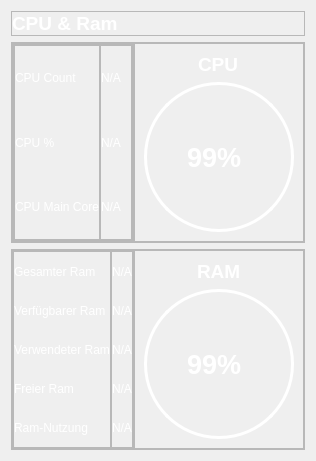
            <widget class="QWidget" name="computer_page">
             <layout class="QVBoxLayout" name="verticalLayout_2">
              <item alignment="Qt::AlignTop">
               <widget class="QFrame" name="frame_24">
                <property name="sizePolicy">
                 <sizepolicy hsizetype="Minimum" vsizetype="Minimum">
                  <horstretch>0</horstretch>
                  <verstretch>0</verstretch>
                 </sizepolicy>
                </property>
                <property name="frameShape">
                 <enum>QFrame::StyledPanel</enum>
                </property>
                <property name="frameShadow">
                 <enum>QFrame::Raised</enum>
                </property>
                <layout class="QHBoxLayout" name="horizontalLayout_19">
                 <property name="spacing">
                  <number>0</number>
                 </property>
                 <property name="leftMargin">
                  <number>0</number>
                 </property>
                 <property name="topMargin">
                  <number>0</number>
                 </property>
                 <property name="rightMargin">
                  <number>0</number>
                 </property>
                 <property name="bottomMargin">
                  <number>0</number>
                 </property>
                 <item>
                  <widget class="QLabel" name="label_50">
                   <property name="font">
                    <font>
                     <pointsize>14</pointsize>
                     <weight>75</weight>
                     <bold>true</bold>
                    </font>
                   </property>
                   <property name="styleSheet">
                    <string notr="true">color: rgb(255, 255, 255);</string>
                   </property>
                   <property name="text">
                    <string>CPU &amp; Ram</string>
                   </property>
                  </widget>
                 </item>
                </layout>
               </widget>
              </item>
              <item>
               <widget class="QFrame" name="cpu_info_frame">
                <property name="sizePolicy">
                 <sizepolicy hsizetype="Expanding" vsizetype="Expanding">
                  <horstretch>0</horstretch>
                  <verstretch>0</verstretch>
                 </sizepolicy>
                </property>
                <property name="frameShape">
                 <enum>QFrame::StyledPanel</enum>
                </property>
                <property name="frameShadow">
                 <enum>QFrame::Raised</enum>
                </property>
                <layout class="QHBoxLayout" name="horizontalLayout_16">
                 <property name="spacing">
                  <number>0</number>
                 </property>
                 <property name="leftMargin">
                  <number>0</number>
                 </property>
                 <property name="topMargin">
                  <number>0</number>
                 </property>
                 <property name="rightMargin">
                  <number>0</number>
                 </property>
                 <property name="bottomMargin">
                  <number>0</number>
                 </property>
                 <item>
                  <widget class="QFrame" name="frame_20">
                   <property name="frameShape">
                    <enum>QFrame::StyledPanel</enum>
                   </property>
                   <property name="frameShadow">
                    <enum>QFrame::Raised</enum>
                   </property>
                   <layout class="QVBoxLayout" name="verticalLayout_20">
                    <property name="spacing">
                     <number>0</number>
                    </property>
                    <property name="leftMargin">
                     <number>0</number>
                    </property>
                    <property name="topMargin">
                     <number>0</number>
                    </property>
                    <property name="rightMargin">
                     <number>0</number>
                    </property>
                    <property name="bottomMargin">
                     <number>0</number>
                    </property>
                    <item>
                     <widget class="QFrame" name="frame_22">
                      <property name="frameShape">
                       <enum>QFrame::StyledPanel</enum>
                      </property>
                      <property name="frameShadow">
                       <enum>QFrame::Raised</enum>
                      </property>
                      <layout class="QHBoxLayout" name="horizontalLayout_17">
                       <property name="spacing">
                        <number>0</number>
                       </property>
                       <property name="leftMargin">
                        <number>0</number>
                       </property>
                       <property name="topMargin">
                        <number>0</number>
                       </property>
                       <property name="rightMargin">
                        <number>0</number>
                       </property>
                       <property name="bottomMargin">
                        <number>0</number>
                       </property>
                       <item>
                        <widget class="QFrame" name="frame_23">
                         <property name="frameShape">
                          <enum>QFrame::StyledPanel</enum>
                         </property>
                         <property name="frameShadow">
                          <enum>QFrame::Raised</enum>
                         </property>
                         <layout class="QVBoxLayout" name="verticalLayout_21">
                          <property name="spacing">
                           <number>0</number>
                          </property>
                          <property name="leftMargin">
                           <number>0</number>
                          </property>
                          <property name="topMargin">
                           <number>0</number>
                          </property>
                          <property name="rightMargin">
                           <number>0</number>
                          </property>
                          <property name="bottomMargin">
                           <number>0</number>
                          </property>
                          <item>
                           <widget class="QLabel" name="label_12">
                            <property name="styleSheet">
                             <string notr="true">color: rgb(255, 255, 255);</string>
                            </property>
                            <property name="text">
                             <string>CPU Count</string>
                            </property>
                           </widget>
                          </item>
                          <item>
                           <widget class="QLabel" name="label_13">
                            <property name="styleSheet">
                             <string notr="true">color: rgb(255, 255, 255);</string>
                            </property>
                            <property name="text">
                             <string>CPU %</string>
                            </property>
                           </widget>
                          </item>
                          <item>
                           <widget class="QLabel" name="label_14">
                            <property name="styleSheet">
                             <string notr="true">color: rgb(255, 255, 255);</string>
                            </property>
                            <property name="text">
                             <string>CPU Main Core</string>
                            </property>
                           </widget>
                          </item>
                         </layout>
                        </widget>
                       </item>
                       <item>
                        <widget class="QFrame" name="frame_25">
                         <property name="frameShape">
                          <enum>QFrame::StyledPanel</enum>
                         </property>
                         <property name="frameShadow">
                          <enum>QFrame::Raised</enum>
                         </property>
                         <layout class="QVBoxLayout" name="verticalLayout_22">
                          <property name="spacing">
                           <number>0</number>
                          </property>
                          <property name="leftMargin">
                           <number>0</number>
                          </property>
                          <property name="topMargin">
                           <number>0</number>
                          </property>
                          <property name="rightMargin">
                           <number>0</number>
                          </property>
                          <property name="bottomMargin">
                           <number>0</number>
                          </property>
                          <item>
                           <widget class="QLabel" name="cpu_count">
                            <property name="styleSheet">
                             <string notr="true">color: rgb(255, 255, 255);</string>
                            </property>
                            <property name="text">
                             <string>N/A</string>
                            </property>
                           </widget>
                          </item>
                          <item>
                           <widget class="QLabel" name="cpu_per">
                            <property name="styleSheet">
                             <string notr="true">color: rgb(255, 255, 255);</string>
                            </property>
                            <property name="text">
                             <string>N/A</string>
                            </property>
                           </widget>
                          </item>
                          <item>
                           <widget class="QLabel" name="cpu_main_core">
                            <property name="styleSheet">
                             <string notr="true">color: rgb(255, 255, 255);</string>
                            </property>
                            <property name="text">
                             <string>N/A</string>
                            </property>
                           </widget>
                          </item>
                         </layout>
                        </widget>
                       </item>
                      </layout>
                     </widget>
                    </item>
                   </layout>
                  </widget>
                 </item>
                 <item alignment="Qt::AlignHCenter">
                  <widget class="QFrame" name="frame_18">
                   <property name="frameShape">
                    <enum>QFrame::StyledPanel</enum>
                   </property>
                   <property name="frameShadow">
                    <enum>QFrame::Raised</enum>
                   </property>
                   <layout class="QVBoxLayout" name="verticalLayout_28">
                    <item alignment="Qt::AlignHCenter">
                     <widget class="QLabel" name="label_20">
                      <property name="font">
                       <font>
                        <pointsize>14</pointsize>
                        <weight>75</weight>
                        <bold>true</bold>
                       </font>
                      </property>
                      <property name="styleSheet">
                       <string notr="true">color: rgb(255, 255, 255);</string>
                      </property>
                      <property name="text">
                       <string>CPU</string>
                      </property>
                     </widget>
                    </item>
                    <item>
                     <widget class="QFrame" name="frame_35">
                      <property name="minimumSize">
                       <size>
                        <width>150</width>
                        <height>150</height>
                       </size>
                      </property>
                      <property name="maximumSize">
                       <size>
                        <width>150</width>
                        <height>150</height>
                       </size>
                      </property>
                      <property name="styleSheet">
                       <string notr="true">border: 3px solid;
border-color: rgb(255, 255, 255);
border-radius: 75px;</string>
                      </property>
                      <property name="frameShape">
                       <enum>QFrame::StyledPanel</enum>
                      </property>
                      <property name="frameShadow">
                       <enum>QFrame::Raised</enum>
                      </property>
                      <widget class="QLabel" name="cpu_percent_large">
                       <property name="geometry">
                        <rect>
                         <x>43</x>
                         <y>55</y>
                         <width>91</width>
                         <height>41</height>
                        </rect>
                       </property>
                       <property name="font">
                        <font>
                         <pointsize>20</pointsize>
                         <weight>75</weight>
                         <bold>true</bold>
                        </font>
                       </property>
                       <property name="styleSheet">
                        <string notr="true">border: none;
color: rgb(255, 255, 255);</string>
                       </property>
                       <property name="text">
                        <string>99%</string>
                       </property>
                      </widget>
                     </widget>
                    </item>
                   </layout>
                  </widget>
                 </item>
                </layout>
               </widget>
              </item>
              <item>
               <widget class="QFrame" name="ram_info">
                <property name="sizePolicy">
                 <sizepolicy hsizetype="Expanding" vsizetype="Expanding">
                  <horstretch>0</horstretch>
                  <verstretch>0</verstretch>
                 </sizepolicy>
                </property>
                <property name="frameShape">
                 <enum>QFrame::StyledPanel</enum>
                </property>
                <property name="frameShadow">
                 <enum>QFrame::Raised</enum>
                </property>
                <layout class="QHBoxLayout" name="horizontalLayout_18">
                 <property name="spacing">
                  <number>0</number>
                 </property>
                 <property name="leftMargin">
                  <number>0</number>
                 </property>
                 <property name="topMargin">
                  <number>0</number>
                 </property>
                 <property name="rightMargin">
                  <number>0</number>
                 </property>
                 <property name="bottomMargin">
                  <number>0</number>
                 </property>
                 <item>
                  <widget class="QFrame" name="frame_26">
                   <property name="frameShape">
                    <enum>QFrame::StyledPanel</enum>
                   </property>
                   <property name="frameShadow">
                    <enum>QFrame::Raised</enum>
                   </property>
                   <layout class="QHBoxLayout" name="horizontalLayout_20">
                    <property name="spacing">
                     <number>0</number>
                    </property>
                    <property name="leftMargin">
                     <number>0</number>
                    </property>
                    <property name="topMargin">
                     <number>0</number>
                    </property>
                    <property name="rightMargin">
                     <number>0</number>
                    </property>
                    <property name="bottomMargin">
                     <number>0</number>
                    </property>
                    <item>
                     <widget class="QFrame" name="frame_21">
                      <property name="frameShape">
                       <enum>QFrame::StyledPanel</enum>
                      </property>
                      <property name="frameShadow">
                       <enum>QFrame::Raised</enum>
                      </property>
                      <layout class="QVBoxLayout" name="verticalLayout_24">
                       <property name="spacing">
                        <number>0</number>
                       </property>
                       <property name="leftMargin">
                        <number>0</number>
                       </property>
                       <property name="topMargin">
                        <number>0</number>
                       </property>
                       <property name="rightMargin">
                        <number>0</number>
                       </property>
                       <property name="bottomMargin">
                        <number>0</number>
                       </property>
                       <item>
                        <widget class="QLabel" name="label_18">
                         <property name="styleSheet">
                          <string notr="true">color: rgb(255, 255, 255);</string>
                         </property>
                         <property name="text">
                          <string>Gesamter Ram</string>
                         </property>
                        </widget>
                       </item>
                       <item>
                        <widget class="QLabel" name="label1">
                         <property name="styleSheet">
                          <string notr="true">color: rgb(255, 255, 255);</string>
                         </property>
                         <property name="text">
                          <string>Verfügbarer Ram</string>
                         </property>
                        </widget>
                       </item>
                       <item>
                        <widget class="QLabel" name="label2">
                         <property name="styleSheet">
                          <string notr="true">color: rgb(255, 255, 255);</string>
                         </property>
                         <property name="text">
                          <string>Verwendeter Ram</string>
                         </property>
                        </widget>
                       </item>
                       <item>
                        <widget class="QLabel" name="label_24">
                         <property name="styleSheet">
                          <string notr="true">color: rgb(255, 255, 255);</string>
                         </property>
                         <property name="text">
                          <string>Freier Ram</string>
                         </property>
                        </widget>
                       </item>
                       <item>
                        <widget class="QLabel" name="label_26">
                         <property name="styleSheet">
                          <string notr="true">color: rgb(255, 255, 255);</string>
                         </property>
                         <property name="text">
                          <string>Ram-Nutzung</string>
                         </property>
                        </widget>
                       </item>
                      </layout>
                     </widget>
                    </item>
                    <item>
                     <widget class="QFrame" name="frame_27">
                      <property name="frameShape">
                       <enum>QFrame::StyledPanel</enum>
                      </property>
                      <property name="frameShadow">
                       <enum>QFrame::Raised</enum>
                      </property>
                      <layout class="QVBoxLayout" name="verticalLayout_23">
                       <property name="spacing">
                        <number>0</number>
                       </property>
                       <property name="leftMargin">
                        <number>0</number>
                       </property>
                       <property name="topMargin">
                        <number>0</number>
                       </property>
                       <property name="rightMargin">
                        <number>0</number>
                       </property>
                       <property name="bottomMargin">
                        <number>0</number>
                       </property>
                       <item>
                        <widget class="QLabel" name="ram_usage">
                         <property name="styleSheet">
                          <string notr="true">color: rgb(255, 255, 255);</string>
                         </property>
                         <property name="text">
                          <string>N/A</string>
                         </property>
                        </widget>
                       </item>
                       <item>
                        <widget class="QLabel" name="total_ram">
                         <property name="styleSheet">
                          <string notr="true">color: rgb(255, 255, 255);</string>
                         </property>
                         <property name="text">
                          <string>N/A</string>
                         </property>
                        </widget>
                       </item>
                       <item>
                        <widget class="QLabel" name="available_ram">
                         <property name="styleSheet">
                          <string notr="true">color: rgb(255, 255, 255);</string>
                         </property>
                         <property name="text">
                          <string>N/A</string>
                         </property>
                        </widget>
                       </item>
                       <item>
                        <widget class="QLabel" name="used_ram">
                         <property name="styleSheet">
                          <string notr="true">color: rgb(255, 255, 255);</string>
                         </property>
                         <property name="text">
                          <string>N/A</string>
                         </property>
                        </widget>
                       </item>
                       <item>
                        <widget class="QLabel" name="free_ram">
                         <property name="styleSheet">
                          <string notr="true">color: rgb(255, 255, 255);</string>
                         </property>
                         <property name="text">
                          <string>N/A</string>
                         </property>
                        </widget>
                       </item>
                      </layout>
                     </widget>
                    </item>
                   </layout>
                  </widget>
                 </item>
                 <item alignment="Qt::AlignHCenter">
                  <widget class="QFrame" name="frame_19">
                   <property name="frameShape">
                    <enum>QFrame::StyledPanel</enum>
                   </property>
                   <property name="frameShadow">
                    <enum>QFrame::Raised</enum>
                   </property>
                   <layout class="QVBoxLayout" name="verticalLayout_12">
                    <item alignment="Qt::AlignHCenter">
                     <widget class="QLabel" name="label_23">
                      <property name="font">
                       <font>
                        <pointsize>14</pointsize>
                        <weight>75</weight>
                        <bold>true</bold>
                       </font>
                      </property>
                      <property name="styleSheet">
                       <string notr="true">color: rgb(255, 255, 255);</string>
                      </property>
                      <property name="text">
                       <string>RAM</string>
                      </property>
                     </widget>
                    </item>
                    <item>
                     <widget class="QFrame" name="frame_36">
                      <property name="minimumSize">
                       <size>
                        <width>150</width>
                        <height>150</height>
                       </size>
                      </property>
                      <property name="maximumSize">
                       <size>
                        <width>150</width>
                        <height>150</height>
                       </size>
                      </property>
                      <property name="styleSheet">
                       <string notr="true">border: 3px solid;
border-color: rgb(255, 255, 255);
border-radius: 75px;</string>
                      </property>
                      <property name="frameShape">
                       <enum>QFrame::StyledPanel</enum>
                      </property>
                      <property name="frameShadow">
                       <enum>QFrame::Raised</enum>
                      </property>
                      <widget class="QLabel" name="ram_percent_large">
                       <property name="geometry">
                        <rect>
                         <x>43</x>
                         <y>55</y>
                         <width>91</width>
                         <height>41</height>
                        </rect>
                       </property>
                       <property name="font">
                        <font>
                         <pointsize>20</pointsize>
                         <weight>75</weight>
                         <bold>true</bold>
                        </font>
                       </property>
                       <property name="styleSheet">
                        <string notr="true">border: none;
color: rgb(255, 255, 255);</string>
                       </property>
                       <property name="text">
                        <string>99%</string>
                       </property>
                      </widget>
                     </widget>
                    </item>
                   </layout>
                  </widget>
                 </item>
                </layout>
               </widget>
              </item>
             </layout>
            </widget>
